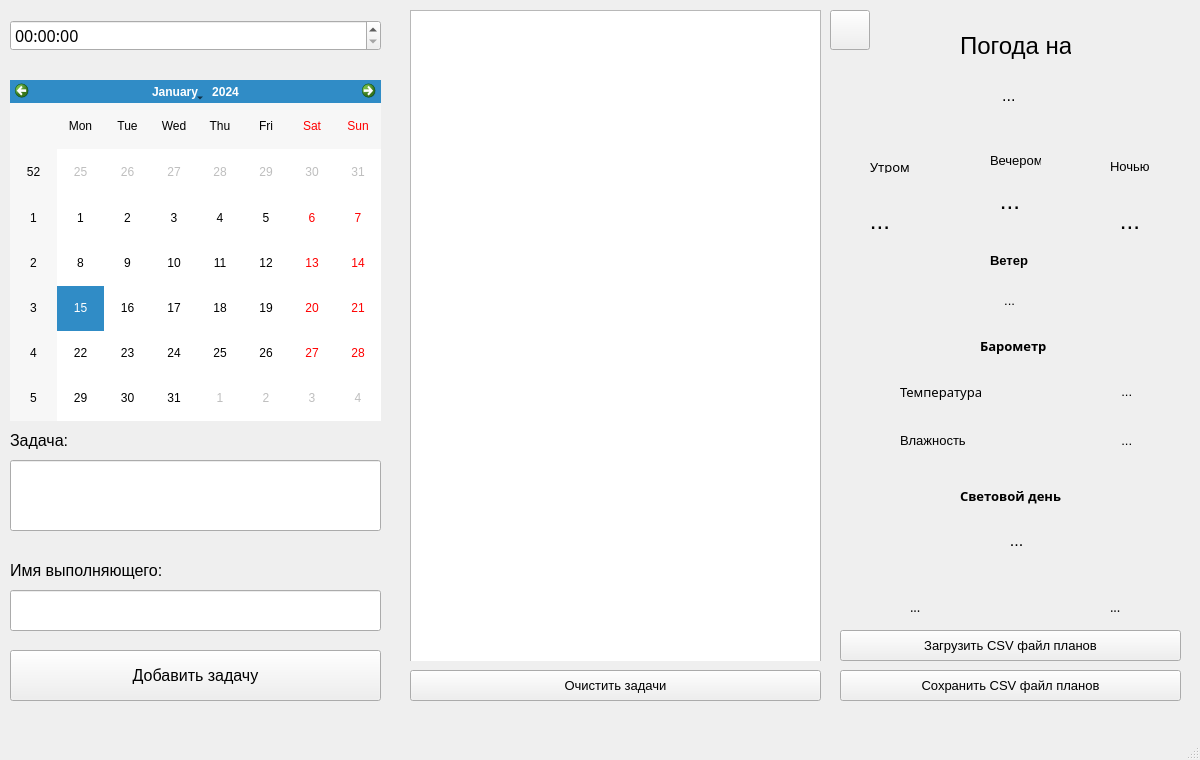
<?xml version="1.0" encoding="UTF-8"?>
<ui version="4.0">
 <class>MainWindow</class>
 <widget class="QMainWindow" name="MainWindow">
  <property name="geometry">
   <rect>
    <x>0</x>
    <y>0</y>
    <width>1200</width>
    <height>760</height>
   </rect>
  </property>
  <property name="windowTitle">
   <string>MainWindow</string>
  </property>
  <widget class="QWidget" name="centralwidget">
   <widget class="QLabel" name="label_6">
    <property name="geometry">
     <rect>
      <x>990</x>
      <y>250</y>
      <width>111</width>
      <height>21</height>
     </rect>
    </property>
    <property name="font">
     <font>
      <pointsize>10</pointsize>
      <weight>75</weight>
      <bold>true</bold>
     </font>
    </property>
    <property name="text">
     <string>Ветер</string>
    </property>
   </widget>
   <widget class="QLabel" name="error">
    <property name="geometry">
     <rect>
      <x>230</x>
      <y>540</y>
      <width>151</width>
      <height>20</height>
     </rect>
    </property>
    <property name="text">
     <string/>
    </property>
   </widget>
   <widget class="QWidget" name="horizontalLayoutWidget_2">
    <property name="geometry">
     <rect>
      <x>410</x>
      <y>10</y>
      <width>411</width>
      <height>651</height>
     </rect>
    </property>
    <layout class="QHBoxLayout" name="centralwidgetHorizontalLayout">
     <item>
      <widget class="QGroupBox" name="Frame">
       <property name="title">
        <string/>
       </property>
       <widget class="QWidget" name="horizontalLayoutWidget">
        <property name="geometry">
         <rect>
          <x>0</x>
          <y>0</y>
          <width>411</width>
          <height>671</height>
         </rect>
        </property>
        <layout class="QHBoxLayout" name="FrameHorizontalLayout">
         <item>
          <widget class="QListWidget" name="ListWidget">
           <property name="spacing">
            <number>11</number>
           </property>
          </widget>
         </item>
        </layout>
       </widget>
      </widget>
     </item>
    </layout>
   </widget>
   <widget class="QCalendarWidget" name="calendarWidget">
    <property name="geometry">
     <rect>
      <x>10</x>
      <y>80</y>
      <width>371</width>
      <height>341</height>
     </rect>
    </property>
   </widget>
   <widget class="QTimeEdit" name="timeEdit">
    <property name="geometry">
     <rect>
      <x>10</x>
      <y>20</y>
      <width>371</width>
      <height>31</height>
     </rect>
    </property>
    <property name="font">
     <font>
      <family>Perpetua</family>
      <pointsize>12</pointsize>
     </font>
    </property>
   </widget>
   <widget class="QLabel" name="label_18">
    <property name="geometry">
     <rect>
      <x>990</x>
      <y>150</y>
      <width>51</width>
      <height>20</height>
     </rect>
    </property>
    <property name="font">
     <font>
      <pointsize>10</pointsize>
     </font>
    </property>
    <property name="text">
     <string>Вечером</string>
    </property>
   </widget>
   <widget class="QLabel" name="weather_printed">
    <property name="geometry">
     <rect>
      <x>940</x>
      <y>80</y>
      <width>221</width>
      <height>31</height>
     </rect>
    </property>
    <property name="font">
     <font>
      <family>MS Shell Dlg 2</family>
      <pointsize>12</pointsize>
      <weight>50</weight>
      <bold>false</bold>
     </font>
    </property>
    <property name="text">
     <string>              ...</string>
    </property>
   </widget>
   <widget class="QLabel" name="night_temp">
    <property name="geometry">
     <rect>
      <x>1100</x>
      <y>200</y>
      <width>61</width>
      <height>41</height>
     </rect>
    </property>
    <property name="font">
     <font>
      <family>MS Shell Dlg 2</family>
      <pointsize>18</pointsize>
     </font>
    </property>
    <property name="text">
     <string>   ...</string>
    </property>
   </widget>
   <widget class="QPushButton" name="addEventBtn">
    <property name="geometry">
     <rect>
      <x>10</x>
      <y>650</y>
      <width>371</width>
      <height>51</height>
     </rect>
    </property>
    <property name="font">
     <font>
      <pointsize>12</pointsize>
     </font>
    </property>
    <property name="text">
     <string>Добавить задачу</string>
    </property>
   </widget>
   <widget class="QLabel" name="start_sunday">
    <property name="geometry">
     <rect>
      <x>910</x>
      <y>600</y>
      <width>47</width>
      <height>13</height>
     </rect>
    </property>
    <property name="font">
     <font>
      <family>Perpetua</family>
      <pointsize>10</pointsize>
     </font>
    </property>
    <property name="text">
     <string>...</string>
    </property>
   </widget>
   <widget class="QLineEdit" name="lineEdit">
    <property name="geometry">
     <rect>
      <x>10</x>
      <y>460</y>
      <width>371</width>
      <height>71</height>
     </rect>
    </property>
   </widget>
   <widget class="QLabel" name="label_19">
    <property name="geometry">
     <rect>
      <x>1110</x>
      <y>160</y>
      <width>47</width>
      <height>13</height>
     </rect>
    </property>
    <property name="font">
     <font>
      <pointsize>10</pointsize>
     </font>
    </property>
    <property name="text">
     <string>Ночью</string>
    </property>
   </widget>
   <widget class="QLabel" name="evening_temp">
    <property name="geometry">
     <rect>
      <x>980</x>
      <y>180</y>
      <width>61</width>
      <height>41</height>
     </rect>
    </property>
    <property name="font">
     <font>
      <family>MS Shell Dlg 2</family>
      <pointsize>18</pointsize>
     </font>
    </property>
    <property name="text">
     <string>   ...</string>
    </property>
   </widget>
   <widget class="QLabel" name="image_sun_up">
    <property name="geometry">
     <rect>
      <x>900</x>
      <y>540</y>
      <width>40</width>
      <height>40</height>
     </rect>
    </property>
    <property name="text">
     <string/>
    </property>
   </widget>
   <widget class="QWidget" name="verticalLayoutWidget">
    <property name="geometry">
     <rect>
      <x>1060</x>
      <y>370</y>
      <width>160</width>
      <height>91</height>
     </rect>
    </property>
    <layout class="QVBoxLayout" name="verticalLayout">
     <item>
      <widget class="QLabel" name="temperature">
       <property name="font">
        <font>
         <family>MS Shell Dlg 2</family>
         <pointsize>10</pointsize>
        </font>
       </property>
       <property name="text">
        <string>                 ...</string>
       </property>
      </widget>
     </item>
     <item>
      <widget class="QLabel" name="humidity">
       <property name="font">
        <font>
         <family>MS Shell Dlg 2</family>
         <pointsize>10</pointsize>
        </font>
       </property>
       <property name="text">
        <string>                 ...</string>
       </property>
      </widget>
     </item>
    </layout>
   </widget>
   <widget class="QLabel" name="label">
    <property name="geometry">
     <rect>
      <x>960</x>
      <y>20</y>
      <width>111</width>
      <height>51</height>
     </rect>
    </property>
    <property name="font">
     <font>
      <pointsize>18</pointsize>
     </font>
    </property>
    <property name="text">
     <string>Погода на</string>
    </property>
   </widget>
   <widget class="QLabel" name="label_3">
    <property name="geometry">
     <rect>
      <x>10</x>
      <y>560</y>
      <width>331</width>
      <height>21</height>
     </rect>
    </property>
    <property name="font">
     <font>
      <pointsize>12</pointsize>
     </font>
    </property>
    <property name="text">
     <string>Имя выполняющего:</string>
    </property>
   </widget>
   <widget class="QLabel" name="label_16">
    <property name="geometry">
     <rect>
      <x>870</x>
      <y>160</y>
      <width>47</width>
      <height>13</height>
     </rect>
    </property>
    <property name="font">
     <font>
      <family>Perpetua</family>
      <pointsize>10</pointsize>
     </font>
    </property>
    <property name="text">
     <string>Утром</string>
    </property>
   </widget>
   <widget class="QLabel" name="label_8">
    <property name="geometry">
     <rect>
      <x>960</x>
      <y>480</y>
      <width>111</width>
      <height>31</height>
     </rect>
    </property>
    <property name="font">
     <font>
      <family>Perpetua</family>
      <pointsize>10</pointsize>
      <weight>75</weight>
      <bold>true</bold>
     </font>
    </property>
    <property name="text">
     <string>Световой день</string>
    </property>
   </widget>
   <widget class="QWidget" name="verticalLayoutWidget_2">
    <property name="geometry">
     <rect>
      <x>900</x>
      <y>370</y>
      <width>121</width>
      <height>91</height>
     </rect>
    </property>
    <layout class="QVBoxLayout" name="verticalLayout_2">
     <item>
      <widget class="QLabel" name="label_10">
       <property name="font">
        <font>
         <family>Perpetua</family>
         <pointsize>10</pointsize>
        </font>
       </property>
       <property name="text">
        <string>Температура</string>
       </property>
      </widget>
     </item>
     <item>
      <widget class="QLabel" name="label_11">
       <property name="font">
        <font>
         <pointsize>10</pointsize>
        </font>
       </property>
       <property name="text">
        <string>Влажность</string>
       </property>
      </widget>
     </item>
    </layout>
   </widget>
   <widget class="QLabel" name="label_7">
    <property name="geometry">
     <rect>
      <x>980</x>
      <y>330</y>
      <width>111</width>
      <height>31</height>
     </rect>
    </property>
    <property name="font">
     <font>
      <family>Perpetua</family>
      <pointsize>10</pointsize>
      <weight>75</weight>
      <bold>true</bold>
     </font>
    </property>
    <property name="text">
     <string>Барометр</string>
    </property>
   </widget>
   <widget class="QPushButton" name="clear_list">
    <property name="geometry">
     <rect>
      <x>410</x>
      <y>670</y>
      <width>411</width>
      <height>31</height>
     </rect>
    </property>
    <property name="font">
     <font>
      <pointsize>10</pointsize>
     </font>
    </property>
    <property name="text">
     <string>Очистить задачи</string>
    </property>
   </widget>
   <widget class="QLabel" name="image_sun_down">
    <property name="geometry">
     <rect>
      <x>1100</x>
      <y>540</y>
      <width>40</width>
      <height>40</height>
     </rect>
    </property>
    <property name="text">
     <string/>
    </property>
   </widget>
   <widget class="QLabel" name="wind">
    <property name="geometry">
     <rect>
      <x>950</x>
      <y>290</y>
      <width>161</width>
      <height>20</height>
     </rect>
    </property>
    <property name="font">
     <font>
      <family>MS Shell Dlg 2</family>
      <pointsize>10</pointsize>
     </font>
    </property>
    <property name="text">
     <string>               ...</string>
    </property>
   </widget>
   <widget class="QLabel" name="sunday">
    <property name="geometry">
     <rect>
      <x>970</x>
      <y>530</y>
      <width>111</width>
      <height>20</height>
     </rect>
    </property>
    <property name="font">
     <font>
      <family>MS Shell Dlg 2</family>
      <pointsize>12</pointsize>
     </font>
    </property>
    <property name="text">
     <string>         ...</string>
    </property>
   </widget>
   <widget class="QLineEdit" name="lineEdit_2">
    <property name="geometry">
     <rect>
      <x>10</x>
      <y>590</y>
      <width>371</width>
      <height>41</height>
     </rect>
    </property>
   </widget>
   <widget class="QPushButton" name="take_csv">
    <property name="geometry">
     <rect>
      <x>840</x>
      <y>670</y>
      <width>341</width>
      <height>31</height>
     </rect>
    </property>
    <property name="font">
     <font>
      <family>MS Shell Dlg 2</family>
      <pointsize>10</pointsize>
     </font>
    </property>
    <property name="text">
     <string>Сохранить CSV файл планов</string>
    </property>
   </widget>
   <widget class="QLabel" name="morning_temp">
    <property name="geometry">
     <rect>
      <x>850</x>
      <y>200</y>
      <width>71</width>
      <height>41</height>
     </rect>
    </property>
    <property name="font">
     <font>
      <family>MS Shell Dlg 2</family>
      <pointsize>18</pointsize>
     </font>
    </property>
    <property name="text">
     <string>   ...</string>
    </property>
   </widget>
   <widget class="QLabel" name="end_sunday">
    <property name="geometry">
     <rect>
      <x>1110</x>
      <y>600</y>
      <width>47</width>
      <height>13</height>
     </rect>
    </property>
    <property name="font">
     <font>
      <family>Perpetua</family>
      <pointsize>10</pointsize>
     </font>
    </property>
    <property name="text">
     <string>...</string>
    </property>
   </widget>
   <widget class="QPushButton" name="put_csv">
    <property name="geometry">
     <rect>
      <x>840</x>
      <y>630</y>
      <width>341</width>
      <height>31</height>
     </rect>
    </property>
    <property name="font">
     <font>
      <family>MS Shell Dlg 2</family>
      <pointsize>10</pointsize>
     </font>
    </property>
    <property name="text">
     <string>Загрузить CSV файл планов</string>
    </property>
   </widget>
   <widget class="QLabel" name="label_4">
    <property name="geometry">
     <rect>
      <x>10</x>
      <y>430</y>
      <width>331</width>
      <height>21</height>
     </rect>
    </property>
    <property name="font">
     <font>
      <pointsize>12</pointsize>
     </font>
    </property>
    <property name="text">
     <string>Задача:</string>
    </property>
   </widget>
   <widget class="QPushButton" name="updat">
    <property name="geometry">
     <rect>
      <x>830</x>
      <y>10</y>
      <width>40</width>
      <height>40</height>
     </rect>
    </property>
    <property name="text">
     <string/>
    </property>
    <property name="iconSize">
     <size>
      <width>30</width>
      <height>30</height>
     </size>
    </property>
   </widget>
  </widget>
  <widget class="QMenuBar" name="menubar">
   <property name="geometry">
    <rect>
     <x>0</x>
     <y>0</y>
     <width>1200</width>
     <height>22</height>
    </rect>
   </property>
  </widget>
  <widget class="QStatusBar" name="statusbar"/>
 </widget>
 <resources/>
 <connections/>
</ui>
